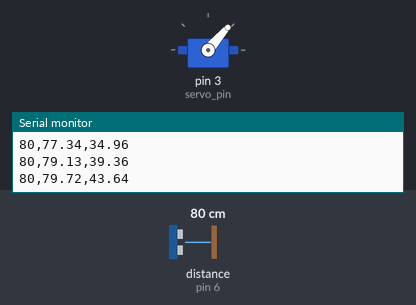
A sketch run on a simulated Arduino Uno, built with avr-gcc and run on an emulated ATmega328P. On the bench: servo, the last lines printed to the serial monitor. Wiring (inferred from the names in the program): ultrasonic range finder: trigger pin 7; echo pin 6. The test bench sets the inputs (shaded band); at power-on: distance to the obstacle (sensor on pin 6) 80 cm. The echo pulse lasts 58.3 µs per cm.

Above: at 1.2 s.
1.3 s: distance to the obstacle (sensor on pin 6) set to 250 cm
At 3.0 s:
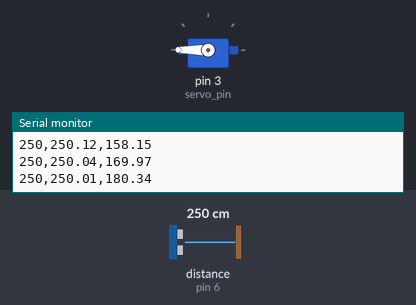
3.8 s: distance to the obstacle (sensor on pin 6) set to 18 cm
At 4.74 s:
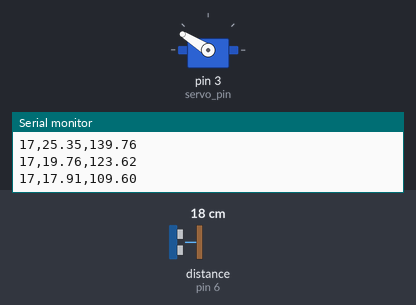
At 12.4 s:
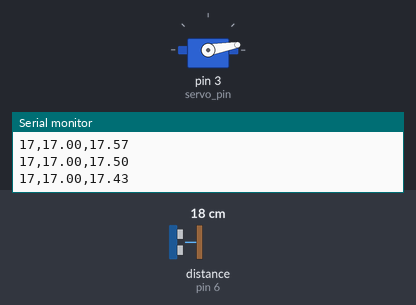
Timing chart, 0 to 12.8 s (numbered marks = the images above; inputs shaded):
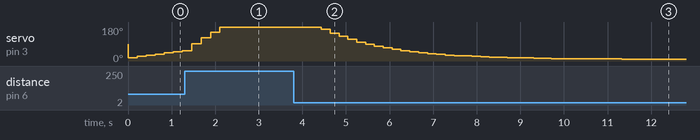

Measured:
- after the input at 3.8 s, servo on pin 3 (servo_pin): moves from 180° to 10° over 6.9 s, starting after 0.64 s

The sketch:

DistanceServoFilterKalman.ino
```cpp
#include <Servo.h>
#define RGBLENGTH 3
Servo myservo;  // create servo object to control a servo
// twelve servo objects can be created on most boards

// 핀 설정
const int servo_pin = 3;
const int triggerPin = 7;
const int echoPin = 6;

int cm = 0;


// 바로 cm (거리)가 나옴
long readUltrasonicDistance(int triggerPin, int echoPin) {
  pinMode(triggerPin, OUTPUT);  // Clear the trigger
  digitalWrite(triggerPin, LOW);
  delayMicroseconds(2);

  digitalWrite(triggerPin, HIGH);
  delayMicroseconds(10);
  digitalWrite(triggerPin, LOW);
  pinMode(echoPin, INPUT);

  long received_time = pulseIn(echoPin, HIGH);  //수신한 시간

  long cm = 0.01723 * received_time;

  return cm;  //수신한 시간
}


long readUltrasonicDistance(int triggerPin, int echoPin);

// 저역통과필터 _전역변수 깔아두기
float pre_value = 0;
float pre_time = 0;
float tau = 100; // 어느 주파수를 차단할 지 결정 , tau의 수치가 낮을 수록 필터링이 적게 됨(원본과 비슷)


// 칼만필터
float x = 20;  // 초기 추정값
float P = 3;  // 초기 추정값에 대한 오차 공분산

const float A = 1;  // 시스템 행렬 과거값 반영비율
const float H = 1;  // 출력 행렬
const float Q = 2;  // 과거값 반영비율
const float R = 100;  // 측정 오차


void setup() {
  myservo.attach(servo_pin);
  Serial.begin(9600);
  Serial.println("raw,LF,Kalman");
}

// 180도 내에서 회전 반복
void loop() {
  int raw = readUltrasonicDistance(triggerPin, echoPin);

  if (10 < raw && raw < 300) {
    cm = raw;  //안전해진 것만 넣기
  }

  // 저역통과필터

  //현재시간 측정 전원이 켜지고 경과한 시간
  float st_time = millis();

  //지난 시간과의 시간차 계산
  float dt = (st_time - pre_time);

  //주파수 필터값 계산 (공식)
  float af_value = tau / (tau + dt)*pre_value
  + dt/(tau + dt)*cm;

  //현재 상태 저장
  pre_value = af_value;
  pre_time = st_time;


  //칼만필터
  // 추정값과 오차 공분산 예측
  float xp = A * x;
  float Pp = (A * P / A) + Q;

  //칼만 이득 계산
  float K = (Pp / H) / (H * Pp / H + R);

  //추정값 계산
  x = xp + K * (cm - H * xp);

  //오차 공분산 계산
  P = Pp - (K * H * Pp);


  // 최소 10cm ~ 130cm
  int pos = map(x, 10, 130, 0, 180);

  myservo.write(pos);

  Serial.print(cm);
  Serial.print(",");
  Serial.print(af_value);
  Serial.print(",");
  Serial.println(x);

  delay(200);
}
```
